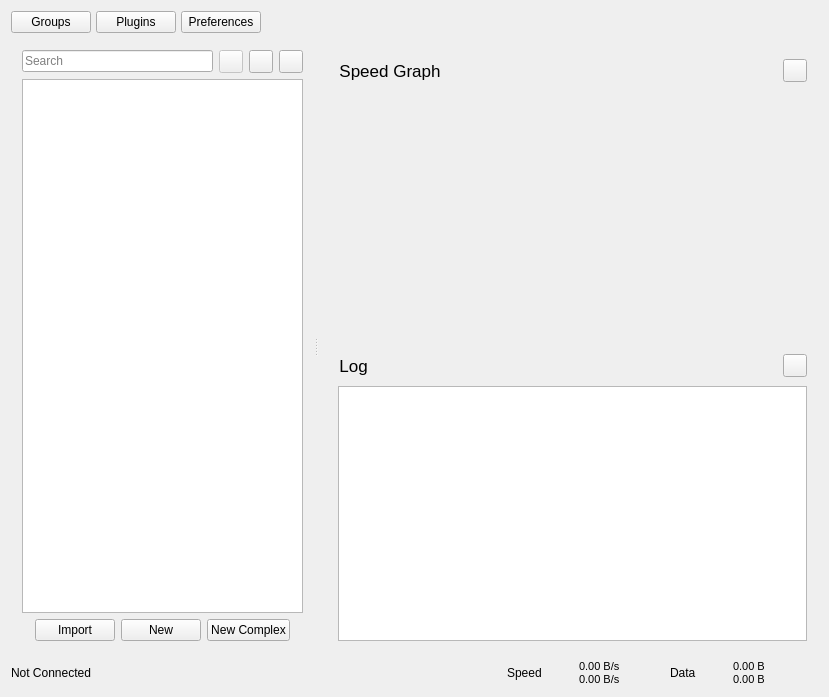
<?xml version="1.0" encoding="UTF-8"?>
<ui version="4.0">
 <class>MainWindow</class>
 <widget class="QMainWindow" name="MainWindow">
  <property name="geometry">
   <rect>
    <x>0</x>
    <y>0</y>
    <width>829</width>
    <height>697</height>
   </rect>
  </property>
  <property name="minimumSize">
   <size>
    <width>790</width>
    <height>600</height>
   </size>
  </property>
  <property name="windowTitle">
   <string>Qv2ray</string>
  </property>
  <widget class="QWidget" name="centralWidget">
   <layout class="QVBoxLayout" name="verticalLayout_2" stretch="0,1,0">
    <item>
     <layout class="QHBoxLayout" name="topButtonsLayout" stretch="0,0,0,0">
      <property name="spacing">
       <number>5</number>
      </property>
      <item>
       <widget class="QPushButton" name="subsButton">
        <property name="text">
         <string>Groups</string>
        </property>
       </widget>
      </item>
      <item>
       <widget class="QPushButton" name="pluginsBtn">
        <property name="text">
         <string>Plugins</string>
        </property>
       </widget>
      </item>
      <item>
       <widget class="QPushButton" name="preferencesBtn">
        <property name="text">
         <string>Preferences</string>
        </property>
       </widget>
      </item>
      <item>
       <spacer name="horizontalSpacer">
        <property name="orientation">
         <enum>Qt::Horizontal</enum>
        </property>
        <property name="sizeType">
         <enum>QSizePolicy::Expanding</enum>
        </property>
        <property name="sizeHint" stdset="0">
         <size>
          <width>0</width>
          <height>0</height>
         </size>
        </property>
       </spacer>
      </item>
     </layout>
    </item>
    <item>
     <widget class="QSplitter" name="splitter">
      <property name="orientation">
       <enum>Qt::Horizontal</enum>
      </property>
      <property name="opaqueResize">
       <bool>true</bool>
      </property>
      <widget class="QWidget" name="leftWidget" native="true">
       <layout class="QVBoxLayout" name="verticalLayout">
        <item>
         <layout class="QHBoxLayout" name="horizontalLayout_6">
          <item>
           <widget class="QLineEdit" name="connectionFilterTxt">
            <property name="placeholderText">
             <string>Search</string>
            </property>
            <property name="clearButtonEnabled">
             <bool>true</bool>
            </property>
           </widget>
          </item>
          <item>
           <widget class="QToolButton" name="locateBtn">
            <property name="enabled">
             <bool>false</bool>
            </property>
            <property name="toolTip">
             <string>Locate Current Connection</string>
            </property>
            <property name="icon">
             <iconset resource="../../../../resources.new.qrc">
              <normaloff>:/assets/icons/ui_dark/map.svg</normaloff>:/assets/icons/ui_dark/map.svg</iconset>
            </property>
           </widget>
          </item>
          <item>
           <widget class="QToolButton" name="collapseGroupsBtn">
            <property name="toolTip">
             <string>Collapse all groups</string>
            </property>
            <property name="text">
             <string/>
            </property>
            <property name="icon">
             <iconset resource="../../../../resources.new.qrc">
              <normaloff>:/assets/icons/ui_light/arrow-up.svg</normaloff>:/assets/icons/ui_light/arrow-up.svg</iconset>
            </property>
           </widget>
          </item>
          <item>
           <widget class="QToolButton" name="sortBtn">
            <property name="toolTip">
             <string>Sort</string>
            </property>
            <property name="text">
             <string/>
            </property>
            <property name="icon">
             <iconset resource="../../../../resources.new.qrc">
              <normaloff>:/assets/icons/ui_light/arrow-down-filling.svg</normaloff>:/assets/icons/ui_light/arrow-down-filling.svg</iconset>
            </property>
            <property name="popupMode">
             <enum>QToolButton::InstantPopup</enum>
            </property>
           </widget>
          </item>
         </layout>
        </item>
        <item>
         <widget class="QTreeView" name="connectionTreeView">
          <property name="contextMenuPolicy">
           <enum>Qt::CustomContextMenu</enum>
          </property>
          <property name="editTriggers">
           <set>QAbstractItemView::NoEditTriggers</set>
          </property>
          <property name="selectionMode">
           <enum>QAbstractItemView::ExtendedSelection</enum>
          </property>
          <property name="verticalScrollMode">
           <enum>QAbstractItemView::ScrollPerPixel</enum>
          </property>
          <property name="indentation">
           <number>0</number>
          </property>
          <property name="sortingEnabled">
           <bool>true</bool>
          </property>
          <property name="allColumnsShowFocus">
           <bool>true</bool>
          </property>
          <property name="headerHidden">
           <bool>true</bool>
          </property>
         </widget>
        </item>
        <item>
         <layout class="QHBoxLayout" name="horizontalLayout_3">
          <item>
           <spacer name="horizontalSpacer_3">
            <property name="orientation">
             <enum>Qt::Horizontal</enum>
            </property>
            <property name="sizeHint" stdset="0">
             <size>
              <width>0</width>
              <height>0</height>
             </size>
            </property>
           </spacer>
          </item>
          <item>
           <widget class="QPushButton" name="importConfigButton">
            <property name="toolTip">
             <string>Import Connection</string>
            </property>
            <property name="text">
             <string>Import</string>
            </property>
           </widget>
          </item>
          <item>
           <widget class="QPushButton" name="newConnectionBtn">
            <property name="text">
             <string>New</string>
            </property>
           </widget>
          </item>
          <item>
           <widget class="QPushButton" name="newComplexConnectionBtn">
            <property name="text">
             <string>New Complex</string>
            </property>
           </widget>
          </item>
          <item>
           <spacer name="horizontalSpacer_2">
            <property name="orientation">
             <enum>Qt::Horizontal</enum>
            </property>
            <property name="sizeHint" stdset="0">
             <size>
              <width>0</width>
              <height>0</height>
             </size>
            </property>
           </spacer>
          </item>
         </layout>
        </item>
       </layout>
      </widget>
      <widget class="QScrollArea" name="scrollArea">
       <property name="minimumSize">
        <size>
         <width>500</width>
         <height>0</height>
        </size>
       </property>
       <property name="frameShape">
        <enum>QFrame::NoFrame</enum>
       </property>
       <property name="widgetResizable">
        <bool>true</bool>
       </property>
       <widget class="QWidget" name="scrollAreaWidgetContents">
        <property name="geometry">
         <rect>
          <x>0</x>
          <y>0</y>
          <width>486</width>
          <height>728</height>
         </rect>
        </property>
        <layout class="QVBoxLayout" name="verticalLayout_4" stretch="0,1">
         <item>
          <widget class="QFrame" name="connectionInfoFrame">
           <property name="sizePolicy">
            <sizepolicy hsizetype="Expanding" vsizetype="Expanding">
             <horstretch>0</horstretch>
             <verstretch>0</verstretch>
            </sizepolicy>
           </property>
           <property name="minimumSize">
            <size>
             <width>0</width>
             <height>1</height>
            </size>
           </property>
           <layout class="QGridLayout" name="connectionInfoLayout">
            <property name="leftMargin">
             <number>0</number>
            </property>
            <property name="topMargin">
             <number>0</number>
            </property>
            <property name="rightMargin">
             <number>0</number>
            </property>
            <property name="bottomMargin">
             <number>0</number>
            </property>
           </layout>
          </widget>
         </item>
         <item>
          <layout class="QVBoxLayout" name="verticalLayout_3">
           <item>
            <layout class="QHBoxLayout" name="horizontalLayout_5">
             <item>
              <widget class="QPushButton" name="chartVisibilityBtn">
               <property name="font">
                <font>
                 <pointsize>13</pointsize>
                </font>
               </property>
               <property name="focusPolicy">
                <enum>Qt::NoFocus</enum>
               </property>
               <property name="toolTip">
                <string>Click to toggle show/hide</string>
               </property>
               <property name="styleSheet">
                <string notr="true">Text-align:left;</string>
               </property>
               <property name="text">
                <string>  Speed Graph</string>
               </property>
               <property name="flat">
                <bool>true</bool>
               </property>
              </widget>
             </item>
             <item>
              <widget class="QToolButton" name="clearChartBtn">
               <property name="toolTip">
                <string>Clear chart data</string>
               </property>
               <property name="text">
                <string/>
               </property>
               <property name="icon">
                <iconset resource="../../../../resources.new.qrc">
                 <normaloff>:/assets/icons/ui_light/ashbin.svg</normaloff>:/assets/icons/ui_light/ashbin.svg</iconset>
               </property>
              </widget>
             </item>
            </layout>
           </item>
           <item>
            <widget class="QWidget" name="speedChartHolderWidget" native="true">
             <property name="sizePolicy">
              <sizepolicy hsizetype="Expanding" vsizetype="Expanding">
               <horstretch>0</horstretch>
               <verstretch>0</verstretch>
              </sizepolicy>
             </property>
             <property name="minimumSize">
              <size>
               <width>0</width>
               <height>200</height>
              </size>
             </property>
             <layout class="QGridLayout" name="speedChart">
              <property name="topMargin">
               <number>0</number>
              </property>
              <property name="rightMargin">
               <number>0</number>
              </property>
              <property name="bottomMargin">
               <number>0</number>
              </property>
             </layout>
            </widget>
           </item>
           <item>
            <layout class="QHBoxLayout" name="horizontalLayout_4">
             <item>
              <widget class="QPushButton" name="logVisibilityBtn">
               <property name="font">
                <font>
                 <pointsize>13</pointsize>
                </font>
               </property>
               <property name="focusPolicy">
                <enum>Qt::NoFocus</enum>
               </property>
               <property name="toolTip">
                <string>Click to toggle show/hide</string>
               </property>
               <property name="styleSheet">
                <string notr="true">Text-align:left;</string>
               </property>
               <property name="text">
                <string>  Log</string>
               </property>
               <property name="flat">
                <bool>true</bool>
               </property>
              </widget>
             </item>
             <item>
              <widget class="QToolButton" name="clearlogButton">
               <property name="toolTip">
                <string>Clear log</string>
               </property>
               <property name="text">
                <string/>
               </property>
               <property name="icon">
                <iconset resource="../../../../resources.new.qrc">
                 <normaloff>:/assets/icons/ui_light/ashbin.svg</normaloff>:/assets/icons/ui_light/ashbin.svg</iconset>
               </property>
              </widget>
             </item>
            </layout>
           </item>
           <item>
            <layout class="QGridLayout" name="gridLayout">
             <property name="leftMargin">
              <number>9</number>
             </property>
             <item row="0" column="0">
              <widget class="QTextBrowser" name="masterLogBrowser">
               <property name="minimumSize">
                <size>
                 <width>0</width>
                 <height>200</height>
                </size>
               </property>
               <property name="contextMenuPolicy">
                <enum>Qt::CustomContextMenu</enum>
               </property>
               <property name="lineWrapMode">
                <enum>QTextEdit::NoWrap</enum>
               </property>
              </widget>
             </item>
            </layout>
           </item>
          </layout>
         </item>
        </layout>
       </widget>
      </widget>
     </widget>
    </item>
    <item>
     <layout class="QHBoxLayout" name="horizontalLayout_2">
      <property name="topMargin">
       <number>2</number>
      </property>
      <item>
       <widget class="QLabel" name="connetionStatusLabel">
        <property name="minimumSize">
         <size>
          <width>300</width>
          <height>0</height>
         </size>
        </property>
        <property name="text">
         <string>Not Connected</string>
        </property>
       </widget>
      </item>
      <item>
       <spacer name="horizontalSpacer_5">
        <property name="orientation">
         <enum>Qt::Horizontal</enum>
        </property>
        <property name="sizeHint" stdset="0">
         <size>
          <width>40</width>
          <height>20</height>
         </size>
        </property>
       </spacer>
      </item>
      <item>
       <widget class="QLabel" name="label_5">
        <property name="text">
         <string>Speed</string>
        </property>
       </widget>
      </item>
      <item>
       <widget class="QWidget" name="updownImageBox" native="true">
        <property name="sizePolicy">
         <sizepolicy hsizetype="Fixed" vsizetype="Fixed">
          <horstretch>32</horstretch>
          <verstretch>32</verstretch>
         </sizepolicy>
        </property>
        <property name="minimumSize">
         <size>
          <width>25</width>
          <height>25</height>
         </size>
        </property>
       </widget>
      </item>
      <item>
       <widget class="QLabel" name="netspeedLabel">
        <property name="minimumSize">
         <size>
          <width>85</width>
          <height>0</height>
         </size>
        </property>
        <property name="font">
         <font>
          <pointsize>8</pointsize>
         </font>
        </property>
        <property name="toolTip">
         <string>Upload/Download speed</string>
        </property>
        <property name="text">
         <string>0.00 B/s
0.00 B/s</string>
        </property>
       </widget>
      </item>
      <item>
       <widget class="QLabel" name="label_6">
        <property name="sizePolicy">
         <sizepolicy hsizetype="Minimum" vsizetype="Minimum">
          <horstretch>0</horstretch>
          <verstretch>0</verstretch>
         </sizepolicy>
        </property>
        <property name="minimumSize">
         <size>
          <width>0</width>
          <height>0</height>
         </size>
        </property>
        <property name="text">
         <string>Data</string>
        </property>
       </widget>
      </item>
      <item>
       <widget class="QWidget" name="updownImageBox_2" native="true">
        <property name="sizePolicy">
         <sizepolicy hsizetype="Fixed" vsizetype="Fixed">
          <horstretch>32</horstretch>
          <verstretch>32</verstretch>
         </sizepolicy>
        </property>
        <property name="minimumSize">
         <size>
          <width>25</width>
          <height>25</height>
         </size>
        </property>
       </widget>
      </item>
      <item>
       <widget class="QLabel" name="dataamountLabel">
        <property name="minimumSize">
         <size>
          <width>85</width>
          <height>0</height>
         </size>
        </property>
        <property name="font">
         <font>
          <pointsize>8</pointsize>
         </font>
        </property>
        <property name="toolTip">
         <string>Upload/Download Data</string>
        </property>
        <property name="text">
         <string>0.00 B
0.00 B</string>
        </property>
       </widget>
      </item>
     </layout>
    </item>
   </layout>
  </widget>
 </widget>
 <layoutdefault spacing="6" margin="11"/>
 <tabstops>
  <tabstop>importConfigButton</tabstop>
 </tabstops>
 <resources>
  <include location="../../../../resources.new.qrc"/>
 </resources>
 <connections/>
</ui>
